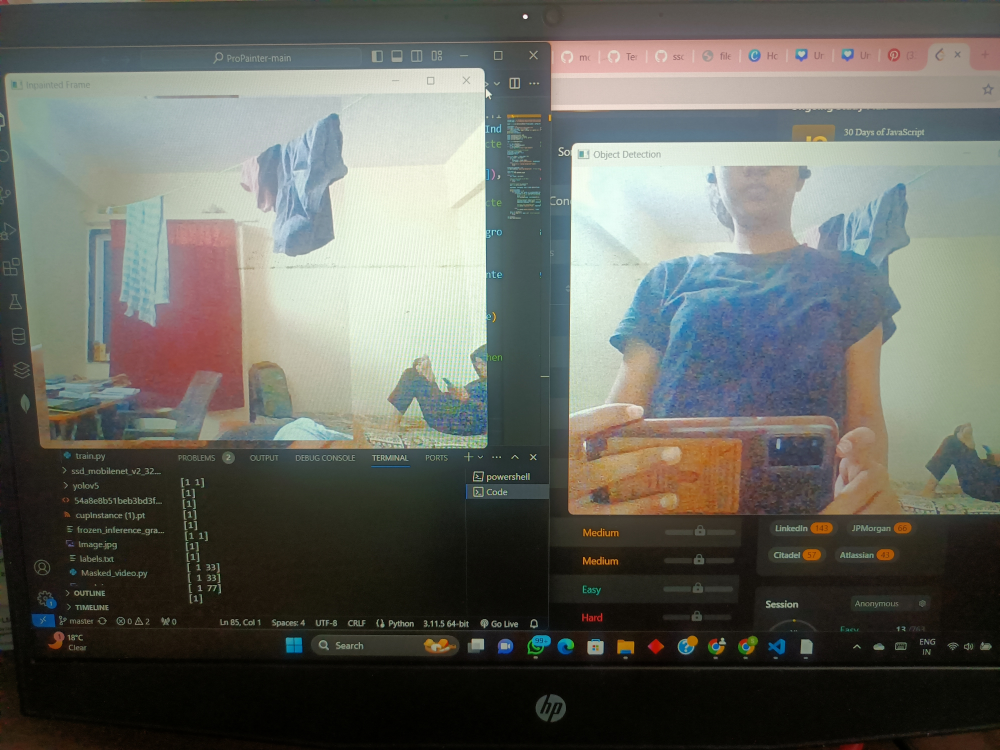
#> input picture Task 3 - Video Inpainting Object Detection/IMG20240120234727.jpg, 4000 x 3000 px, given in place of the camera (shown at 1/4 size)
$ python Masked_video.py
#> lines starting #> are read from the running program, lines starting #| are printed output that depends on the picture; after the words box and inside, x2 and y2 are one past the last pixel; in counts of white or black regions, pixels touching at a corner belong together
import cv2
import numpy as np

low_green = np.array([25, 52, 72])
high_green = np.array([102, 255, 255])

#low_orange = np.array([5, 50, 50])
#high_orange = np.array([15, 255, 255])
cap =cv2.VideoCapture(0)


while True:
  ret,frame = cap.read()
#> frame is the input picture: shape (3000, 4000, 3); mean B, G, R 97.6, 104.3, 102.1
  cv2.imshow('Original Frame', frame)

  # Convert to HSV image
  hsv = cv2.cvtColor(frame, cv2.COLOR_BGR2HSV)
#> hsv: shape (3000, 4000, 3); mean H, S, V 51.7, 72.7, 112.1
  #cv2.imshow('HSV', hsv)

  # Mask Image
  mask = cv2.inRange(hsv, low_green, high_green)
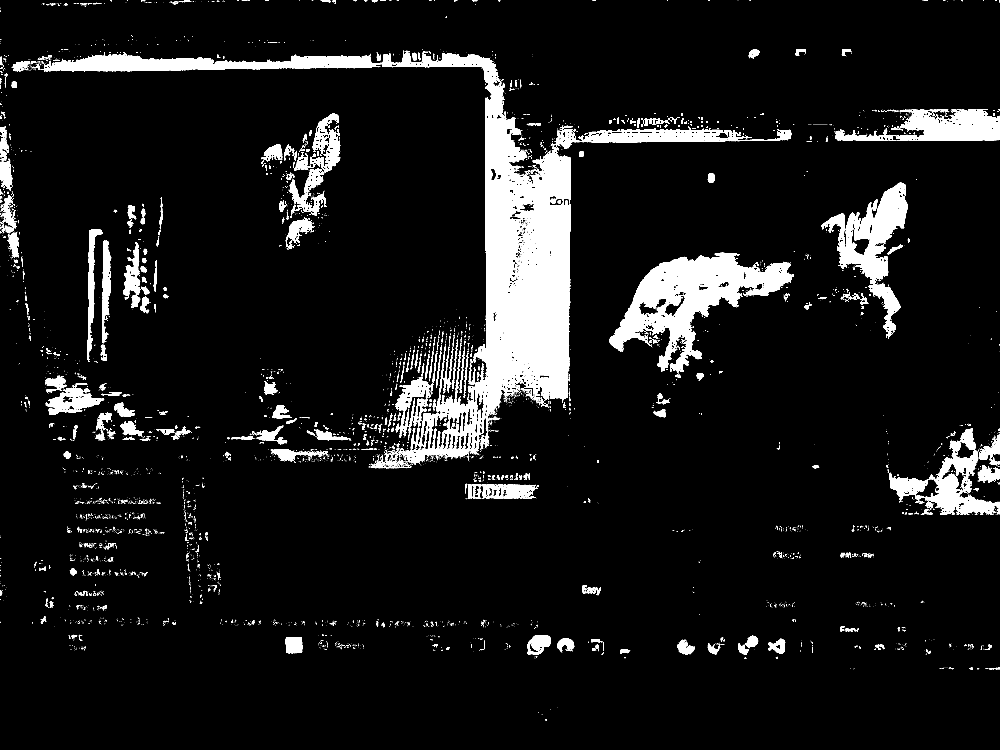
#> mask: shape (3000, 4000) (shown at 1/4 size); 8.2% white; 7127 white regions (6311 under 20 px)
  cv2.imshow('Masked Frame', mask)

  # Find contours (Sape outlines)
  contours, hierarchy = cv2.findContours(mask, cv2.RETR_EXTERNAL, cv2.CHAIN_APPROX_SIMPLE)
#> contours = 6909 contours, 6385 with area under 20; largest, box (x1, y1, x2, y2) and area: (162, 202, 2282, 1852) 462120, (2437, 1011, 3176, 1490) 134370, (3284, 731, 3631, 1353) 61698, (3556, 1713, 4000, 2059) 44724, (3342, 437, 4000, 564) 42109
  cv2.drawContours(frame, contours, -1,(0,0,255),2)
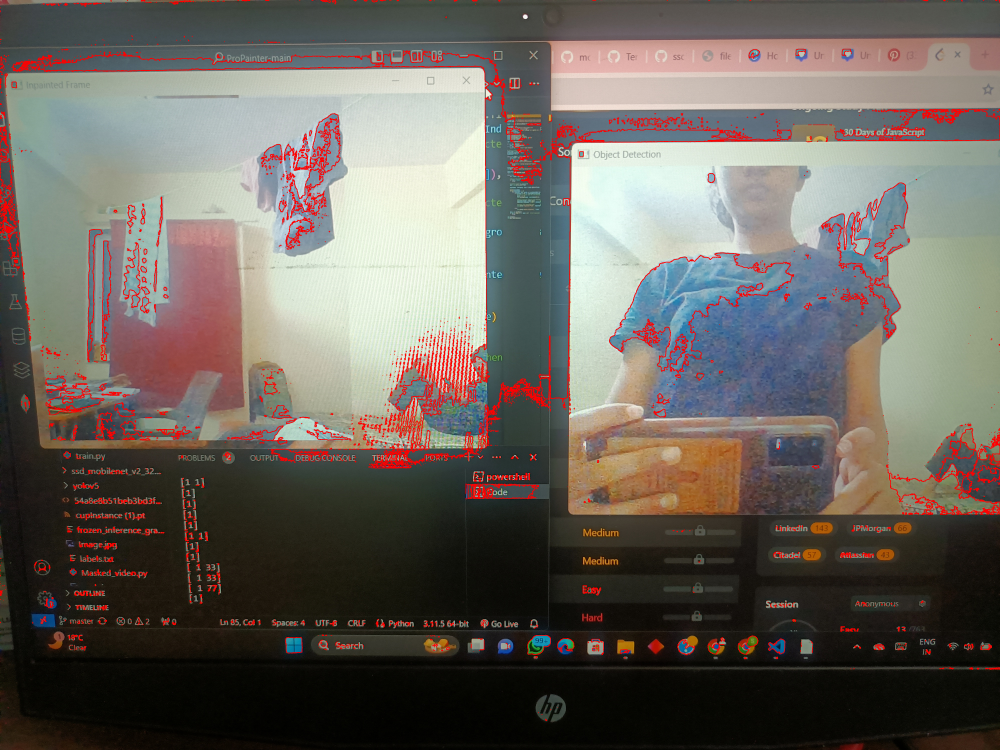
#> frame: shape (3000, 4000, 3) (shown at 1/4 size); mean B, G, R 93.9, 100.6, 106.9
  cv2.imshow('Frame', frame)

  # highlight only required size masked shapes
  for c in contours:
    area = cv2.contourArea(c)
    # remove noise small sections
    if area > 400:
      x, y, w, h = cv2.boundingRect(c)
      cv2.rectangle(frame, (x,y), (x+w, y+h),(255,0,0),2)
      cv2.drawContours(frame, c, -1, (0, 0 ,255),2)
    print(area)
    cv2.imshow('Frame',frame)
#> this loop made 6909 passes
#> (area, x, y, w, h) on passes 272, 275, 320, 332, 341, 346, 355, 376, 1252, 2453, 2455, 2698: (897, 2831, 2574, 48, 44), (921, 2952, 2573, 44, 45), (2231, 2710, 2559, 69, 61), (2400, 3073, 2555, 68, 61), (2019, 2230, 2553, 67, 51), (3843.5, 1142, 2549, 68, 64), (1481, 2980, 2543, 53, 50), (5273.5, 2110, 2540, 93, 79), (432, 279, 2275, 27, 27), (9322, 1925, 1936, 217, 59), (1107.5, 1870, 1936, 54, 59), (623, 1483, 1864, 162, 9)
#> area on passes 30, 32, 47: 154, 35, 26.5
#| 9.5
#| 0.0
#| 0.0
#| 0.0
#| 0.0
#| 0.0
#| 0.0
#| 0.0
#> (further printed lines are left out)
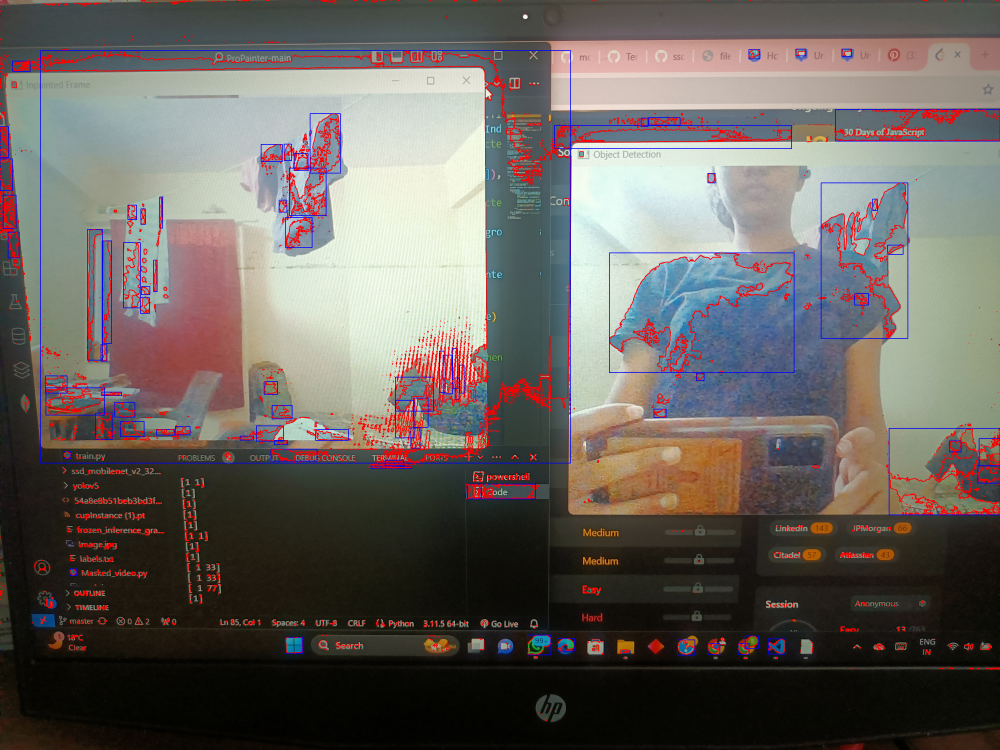
#> frame: shape (3000, 4000, 3) (shown at 1/4 size); mean B, G, R 95.2, 99.5, 105.6

  if cv2.waitKey(1) == ord('q'):
#> (key q is pressed here)
    break

cap.release()
cv2.destroyAllWindows()
